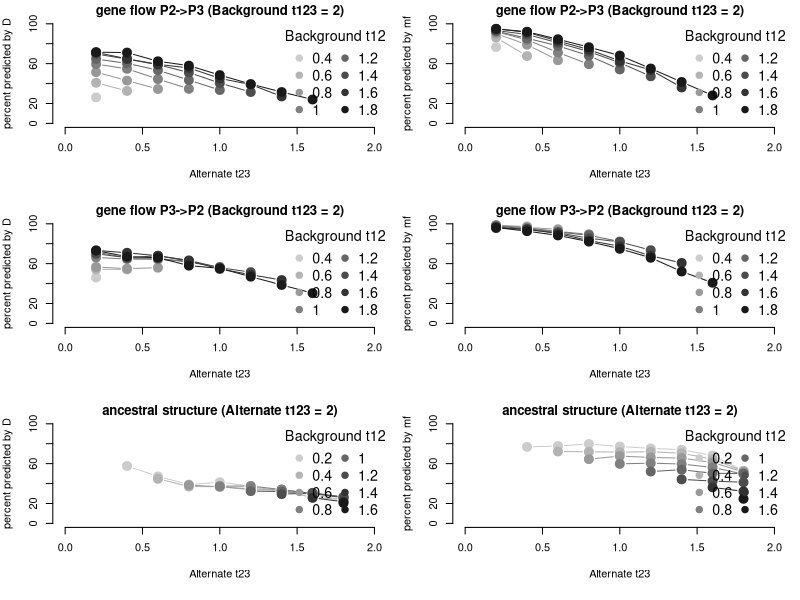

Write the R code that produced this figure.
#!/usr/bin/env Rscript

# Figure_3.R
# Plot accuracy for all models with oldest split at 2 MYA for Figure 3 as PDF file

# Written for "Evaluating the use of ABBA-BABA statistics to locate introgressed loci"
# by Simon H. Martin, John W. Davey and Chris D. Jiggins
# Simon Martin: shm45@cam.ac.uk
# John Davey:   jd626@cam.ac.uk
# November-December 2013


models<-read.delim("model_files_win10000_size5000.partition.summary.tsv")


mf_models <- subset(models, Stat == "mfD0")

D_models <- subset(models, Stat == "D")



### plots using two most informative variables

#we fix one parameter, the deepest split. We plot all available models with Alt23 on the X axis, and Bgt12 a different lines

#vector of gradient colour names
gradCols <- vector(length = 10)
splits <- round(seq(0.2,2,0.2),1)
for (i in 1:length(splits))  gradCols[i] <- rgb(1-(splits[i]/2),1-(splits[i]/2),1-(splits[i]/2),1)


pdf(file = "Figure_3.pdf", width = 7, height = 10)

par(mfrow = c(3,2), mar = c(5.5,4,1.5,1))

#gf23

D_models_Bt123_2_GF23 <- subset(D_models, Background_t123 == 2 & ModelType == "gene flow P2-P3")
plot(0,0,cex = 0, xlim = c(0,2), ylim = c(0,100), xlab = "Alternate t23", ylab = "percent predicted by D", main = "gene flow P2->P3 (Background t123 = 2)", bty = "n")
for (i in c(0.4,0.6,0.8,1,1.2,1.4,1.6,1.8)){ lines(D_models_Bt123_2_GF23$Alternate_t23[D_models_Bt123_2_GF23$Background_t21 == i], D_models_Bt123_2_GF23$OutlierAlternatePC[D_models_Bt123_2_GF23$Background_t21 == i], type = "b", pch = 21, col = gradCols[splits==i], bg = gradCols[splits==i], cex = 1.8) }
legend(1.4,100,legend = splits[2:9], pch = 19, cex = 1.3, col = gradCols[2:9], title = "Background t12", bty = "n", ncol = 2)

mf_models_Bt123_2_GF23 <- subset(mf_models, Background_t123 == 2 & ModelType == "gene flow P2-P3")
plot(0,0,cex = 0, xlim = c(0,2), ylim = c(0,100), xlab = "Alternate t23", ylab = "percent predicted by mf", main = "gene flow P2->P3 (Background t123 = 2)", bty = "n")
for (i in c(0.4,0.6,0.8,1,1.2,1.4,1.6,1.8)){  lines(mf_models_Bt123_2_GF23$Alternate_t23[mf_models_Bt123_2_GF23$Background_t21 == i], mf_models_Bt123_2_GF23$OutlierAlternatePC[mf_models_Bt123_2_GF23$Background_t21 == i], type = "b", pch = 21, col = gradCols[splits==i], bg = gradCols[splits==i], cex = 1.8)  }
legend(1.4,100,legend = splits[2:9], pch = 19, cex = 1.3, col = gradCols[2:9], title = "Background t12", bty = "n", ncol = 2)


#gf32

D_models_Bt123_2_GF32 <- subset(D_models, Background_t123 == 2 & ModelType == "gene flow P3-P2")
plot(0,0,cex = 0, xlim = c(0,2), ylim = c(0,100), xlab = "Alternate t23", ylab = "percent predicted by D", main = "gene flow P3->P2 (Background t123 = 2)", bty = "n")
for (i in c(0.4,0.6,0.8,1,1.2,1.4,1.6,1.8)){ lines(D_models_Bt123_2_GF32$Alternate_t23[D_models_Bt123_2_GF32$Background_t21 == i], D_models_Bt123_2_GF32$OutlierAlternatePC[D_models_Bt123_2_GF32$Background_t21 == i], type = "b", pch = 21, col = gradCols[splits==i], bg = gradCols[splits==i], cex = 1.8) }
legend(1.4,100,legend = splits[2:9], pch = 19, cex = 1.3, col = gradCols[2:9], title = "Background t12", bty = "n", ncol = 2)

mf_models_Bt123_2_GF32 <- subset(mf_models, Background_t123 == 2 & ModelType == "gene flow P3-P2")
plot(0,0,cex = 0, xlim = c(0,2), ylim = c(0,100), xlab = "Alternate t23", ylab = "percent predicted by mf", main = "gene flow P3->P2 (Background t123 = 2)", bty = "n")
for (i in c(0.4,0.6,0.8,1,1.2,1.4,1.6,1.8)){  lines(mf_models_Bt123_2_GF32$Alternate_t23[mf_models_Bt123_2_GF32$Background_t21 == i], mf_models_Bt123_2_GF32$OutlierAlternatePC[mf_models_Bt123_2_GF32$Background_t21 == i], type = "b", pch = 21, col = gradCols[splits==i], bg = gradCols[splits==i], cex = 1.8)  }
legend(1.4,100,legend = splits[2:9], pch = 19, cex = 1.3, col = gradCols[2:9], title = "Background t12", bty = "n", ncol = 2)


#structure

D_models_At123_2_AS <- subset(D_models, Alternate_t123 == 2 & ModelType == "Ancestral structure")
plot(0,0,cex = 0, xlim = c(0,2), ylim = c(0,100), xlab = "Alternate t23", ylab = "percent predicted by D", main = "ancestral structure (Alternate t123 = 2)", bty = "n")
for (i in c(0.2,0.4,0.6,0.8,1,1.2,1.4,1.6)){ lines(D_models_At123_2_AS$Alternate_t23[D_models_At123_2_AS$Background_t21 == i], D_models_At123_2_AS$OutlierAlternatePC[D_models_At123_2_AS$Background_t21 == i], type = "b", pch = 21, col = gradCols[which(splits==i)+1], bg = gradCols[which(splits==i)+1], cex = 1.8) }
legend(1.4,100,legend = splits[1:8], pch = 19, cex = 1.3, col = gradCols[2:9], title = "Background t12", bty = "n", ncol = 2)

mf_models_At123_2_AS <- subset(mf_models, Alternate_t123 == 2 & ModelType == "Ancestral structure")
plot(0,0,cex = 0, xlim = c(0,2), ylim = c(0,100), xlab = "Alternate t23", ylab = "percent predicted by mf", main = "ancestral structure (Alternate t123 = 2)", bty = "n")
for (i in c(0.2,0.4,0.6,0.8,1,1.2,1.4,1.6)){  lines(mf_models_At123_2_AS$Alternate_t23[mf_models_At123_2_AS$Background_t21 == i], mf_models_At123_2_AS$OutlierAlternatePC[mf_models_At123_2_AS$Background_t21 == i], type = "b", pch = 21, col = gradCols[which(splits==i)+1], bg = gradCols[which(splits==i)+1], cex = 1.8)  }
legend(1.4,100,legend = splits[1:8], pch = 19, cex = 1.3, col = gradCols[2:9], title = "Background t12", bty = "n", ncol = 2)


dev.off()

